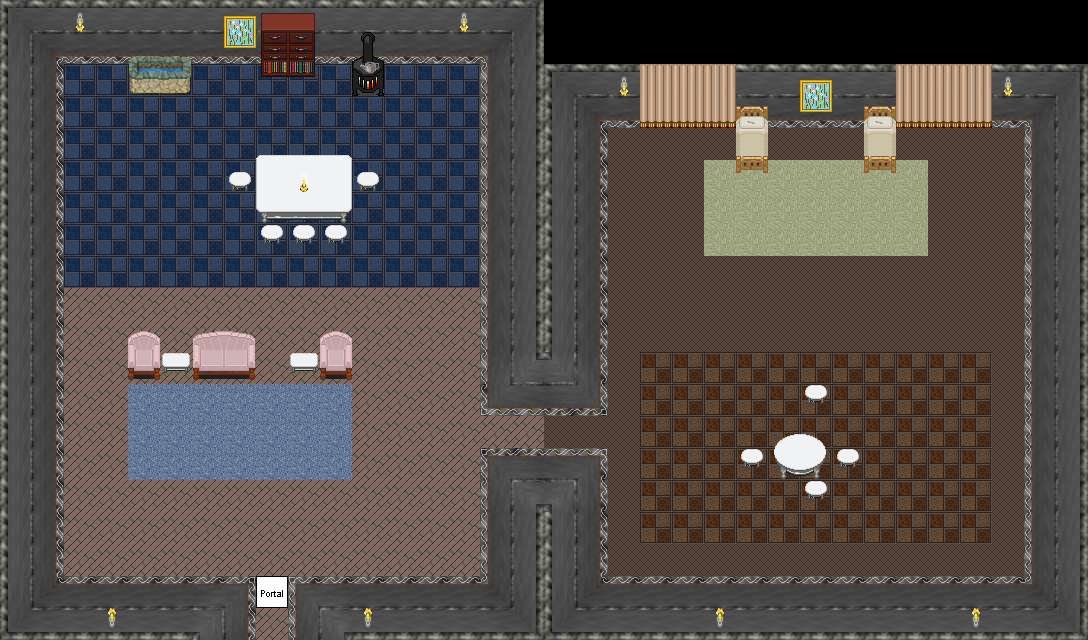

Tiled map render using the project's own tile images. Description and the map definition, with tile-layer contents summarised, below:
An orthogonal 34x20 tile map with 32x32 px tiles, 6 tile layers (0_floor, 1_terrain, 2_object, 3_roof, ...), 2 hidden layers not drawn, 13 tilesets.

<map version="1.0" tiledversion="1.0.3" orientation="orthogonal" renderorder="right-down" width="34" height="20" tilewidth="32" tileheight="32" nextobjectid="1">
 <tileset firstgid="1" name="logic/collision" tilewidth="32" tileheight="32" tilecount="1" columns="1">
  <image source="../../tileset/logic/collision.png" width="32" height="32" />
 </tileset>
 <tileset firstgid="2" name="int_grey" tilewidth="32" tileheight="32" tilecount="121" columns="11">
  <image source="../../tileset/building/wall/int_grey.png" width="352" height="352" />
 </tileset>
 <tileset firstgid="123" name="floor_tiles" tilewidth="32" tileheight="32" tilecount="9" columns="3">
  <image source="../../tileset/ground/indoor/floor_tiles.png" width="96" height="96" />
 </tileset>
 <tileset firstgid="132" name="logic/portal" tilewidth="32" tileheight="32" tilecount="24" columns="8">
  <image source="../../tileset/logic/portal.png" width="256" height="96" />
 </tileset>
 <tileset firstgid="156" name="single_dingy_white" tilewidth="32" tileheight="32" tilecount="3" columns="1">
  <image source="../../tileset/furniture/bed/single_dingy_white.png" width="32" height="96" />
 </tileset>
 <tileset firstgid="159" name="pale_brown_stone" tilewidth="32" tileheight="32" tilecount="4" columns="2">
  <image source="../../tileset/furniture/sink/pale_brown_stone.png" width="64" height="64" />
 </tileset>
 <tileset firstgid="163" name="drawer_shelf" tilewidth="32" tileheight="32" tilecount="6" columns="2">
  <image source="../../tileset/furniture/shelve/drawer_shelf.png" width="64" height="96" />
 </tileset>
 <tileset firstgid="169" name="small_2" tilewidth="32" tileheight="32" tilecount="4" columns="2">
  <image source="../../tileset/furniture/picture/small_2.png" width="64" height="64" />
 </tileset>
 <tileset firstgid="173" name="small_oil_lamp" tilewidth="32" tileheight="32" tilecount="8" columns="2">
  <image source="../../tileset/furniture/light/small_oil_lamp.png" width="64" height="128" />
 </tileset>
 <tileset firstgid="181" name="warmer" tilewidth="32" tileheight="32" tilecount="2" columns="1">
  <image source="../../tileset/furniture/kitchen/warmer.png" width="32" height="64" />
 </tileset>
 <tileset firstgid="183" name="peach_drapes" tilewidth="32" tileheight="32" tilecount="9" columns="3">
  <image source="../../tileset/furniture/curtain/peach_drapes.png" width="96" height="96" />
 </tileset>
 <tileset firstgid="192" name="sofa_chair_pink" tilewidth="32" tileheight="32" tilecount="12" columns="3">
  <image source="../../tileset/furniture/chair/sofa_chair_pink.png" width="96" height="128" />
 </tileset>
 <tileset firstgid="204" name="white" tilewidth="32" tileheight="32" tilecount="30" columns="6">
  <image source="../../tileset/furniture/table/white.png" width="192" height="160" />
 </tileset>
 <layer name="0_floor" width="34" height="20">
  <data>[680 cells, 646 non-empty, 6 distinct tile ids]</data>
 </layer>
 <layer name="1_terrain" width="34" height="20">
  <data>[680 cells, 279 non-empty, 53 distinct tile ids]</data>
 </layer>
 <layer name="2_object" width="34" height="20">
  <data>[680 cells, 43 non-empty, 24 distinct tile ids]</data>
 </layer>
 <layer name="3_roof" width="34" height="20">
  <data>[680 cells, 3 non-empty, 3 distinct tile ids]</data>
 </layer>
 <layer name="4_roof_add" width="34" height="20">
  <data>[680 cells, 0 non-empty, 0 distinct tile ids]</data>
 </layer>
 <layer name="objects" width="34" height="20">
  <data>[680 cells, 1 non-empty, 1 distinct tile ids]</data>
 </layer>
 <layer name="collision" width="34" height="20" visible="0" opacity="0.24">
  <data>[680 cells, 310 non-empty, 1 distinct tile ids]</data>
 </layer>
 <layer name="protection" width="34" height="20" visible="0" opacity="0.2">
  <data>[680 cells, 0 non-empty, 0 distinct tile ids]</data>
 </layer>
</map>
